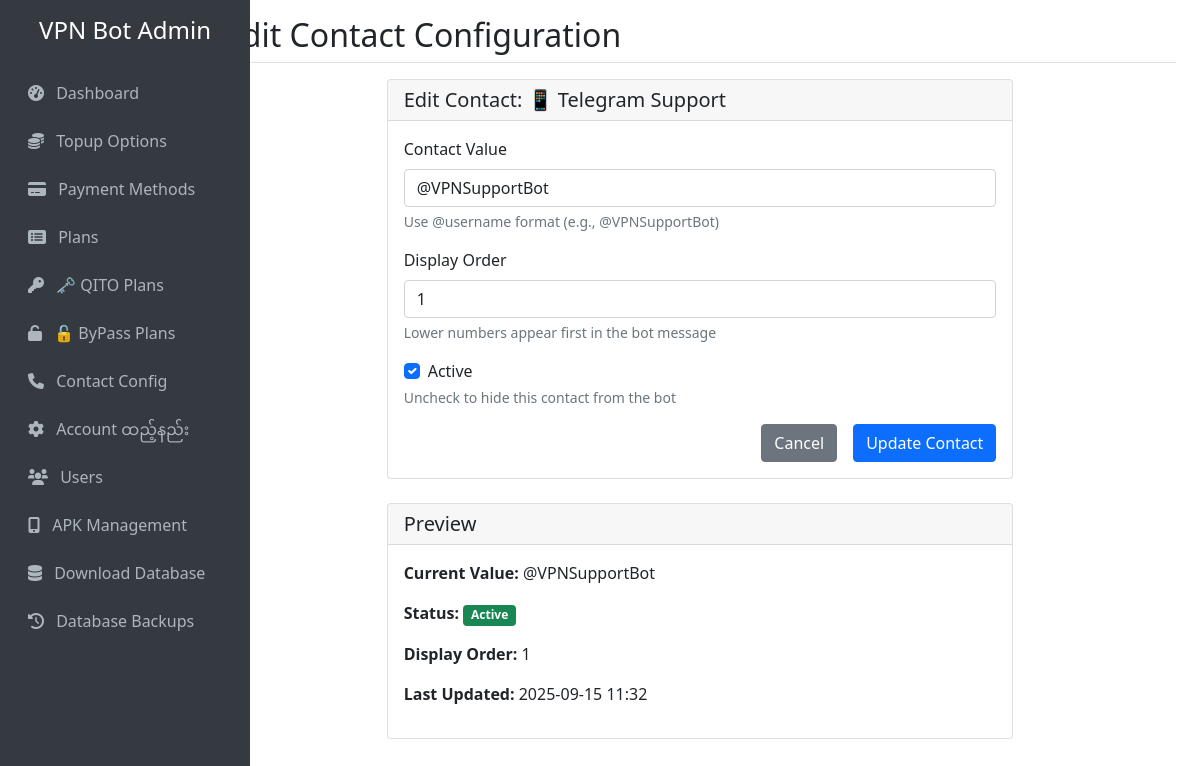
The page /contact/edit/1 on the database as committed earlier.
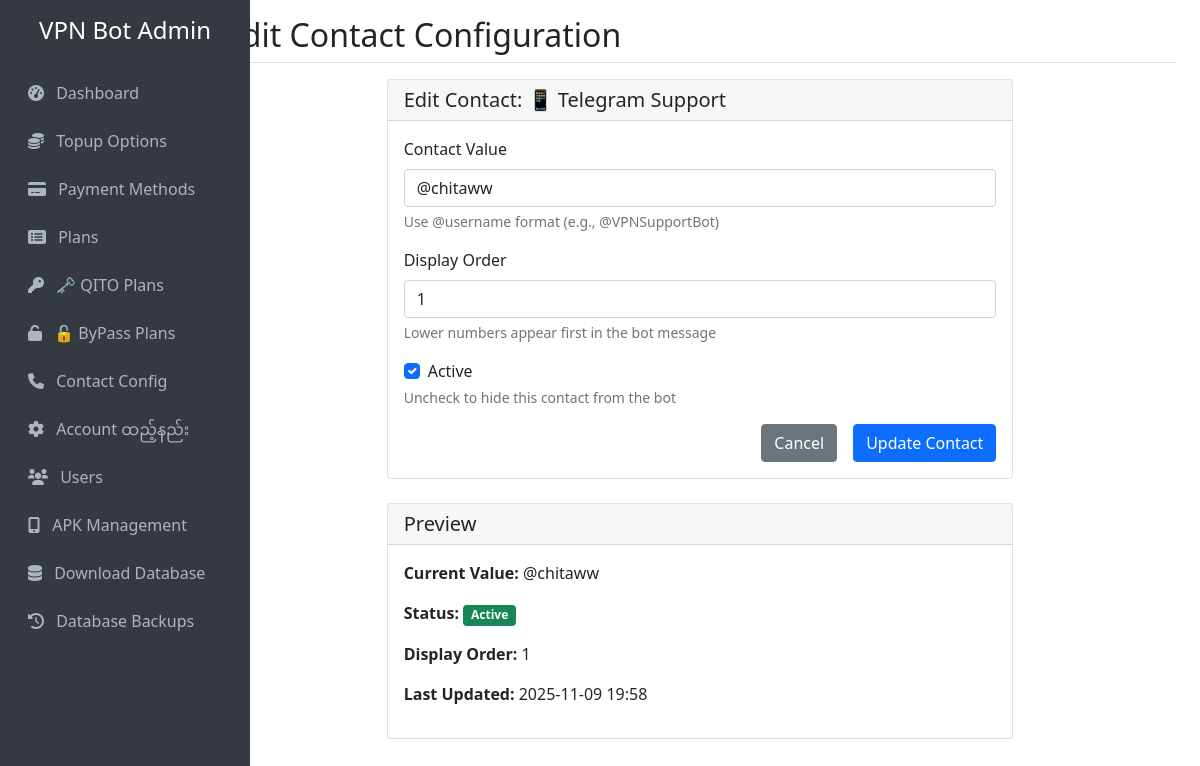
The same page on the database as committed later.
### tables this page shows
CREATE TABLE contact_config (
            id INTEGER PRIMARY KEY AUTOINCREMENT,
            contact_type TEXT NOT NULL UNIQUE,
            contact_value TEXT NOT NULL,
            is_active BOOLEAN DEFAULT 1,
            display_order INTEGER DEFAULT 0,
            created_at TIMESTAMP DEFAULT CURRENT_TIMESTAMP,
            updated_at TIMESTAMP DEFAULT CURRENT_TIMESTAMP
        );

### web_admin.py (the view, shortened to what this page needs)
@app.route('/contact/edit/<int:contact_id>', methods=['GET', 'POST'])
def edit_contact(contact_id):
    contacts = get_contact_config()
    contact = next((c for c in contacts if c[0] == contact_id), None)
    if contact is None:
        flash('Contact configuration not found!', 'error')
        return redirect(url_for('contact_management'))
    return render_template('edit_contact.html', contact=contact)

### database.py (called while the page is built)
def get_contact_config():
    conn = sqlite3.connect(DB_FILE)
    cursor = conn.cursor()
    cursor.execute('''
        SELECT id, contact_type, contact_value, is_active, display_order, created_at, updated_at
        FROM contact_config
        ORDER BY display_order ASC, contact_type ASC
    ''')
    contacts = cursor.fetchall()
    conn.close()
    return contacts

### templates/edit_contact.html (shortened to what the changed rows need)
{% extends "base.html" %}
{% block page_title %}Edit Contact Configuration{% endblock %}
{% block content %}
<div class="row justify-content-center">
    <div class="col-md-8">
        <div class="card">
            <div class="card-body">
                <form method="POST">
                    <div class="mb-3">
                        <label for="contact_value" class="form-label">Contact Value</label>
                        <input type="text" class="form-control" id="contact_value" name="contact_value"
                               value="{{ contact[2] }}" required>
                        <div class="form-text">
                            {% if contact[1] == 'telegram' or contact[1] == 'telegram_admin' %}
                                Use @username format (e.g., @VPNSupportBot)
                            {% elif contact[1] == 'email' %}
                                Enter email address (e.g., support@vpnservice.com)
                            {% elif contact[1] == 'phone' %}
                                Enter phone number (e.g., +95-XXX-XXX-XXXX)
                            {% elif contact[1] == 'website' %}
                                Enter full URL (e.g., https://vpnservice.com)
                            {% elif contact[1] == 'response_time' %}
                                Enter response time (e.g., Within 2 hours)
                            {% elif contact[1] == 'business_hours' %}
                                Enter business hours (e.g., Monday - Friday: 9:00 AM - 6:00 PM)
                            {% else %}
                                Enter the contact information
                            {% endif %}
                        </div>
                    </div>
                    <div class="mb-3">
                        <label for="display_order" class="form-label">Display Order</label>
                        <input type="number" class="form-control" id="display_order" name="display_order"
                               value="{{ contact[4] }}" min="0" max="100">
                        <div class="form-text">Lower numbers appear first in the bot message</div>
                    </div>
                    <div class="mb-3">
                        <div class="form-check">
                            <input class="form-check-input" type="checkbox" id="is_active" name="is_active"
                                   {% if contact[3] %}checked{% endif %}>
                            <label class="form-check-label" for="is_active">
                                Active
                            </label>
                        </div>
                    </div>
                </form>
            </div>
        </div>
        <div class="card mt-4">
            <div class="card-body">
                <p><strong>Current Value:</strong> {{ contact[2] }}</p>
                <p><strong>Status:</strong>
                    {% if contact[3] %}
                        <span class="badge bg-success">Active</span>
                    {% else %}
                        <span class="badge bg-secondary">Inactive</span>
                    {% endif %}
                </p>
                <p><strong>Display Order:</strong> {{ contact[4] }}</p>
                <p><strong>Last Updated:</strong> {{ contact[6][:16] if contact[6] else 'Never' }}</p>
            </div>
        </div>
    </div>
</div>
{% endblock %}

Rows that differ between the two databases and show on the page:
changed contact_config: contact_value "@VPNSupportBot" → "@chitaww"; updated_at "2025-09-15 11:32" → "2025-11-09 19:58"
